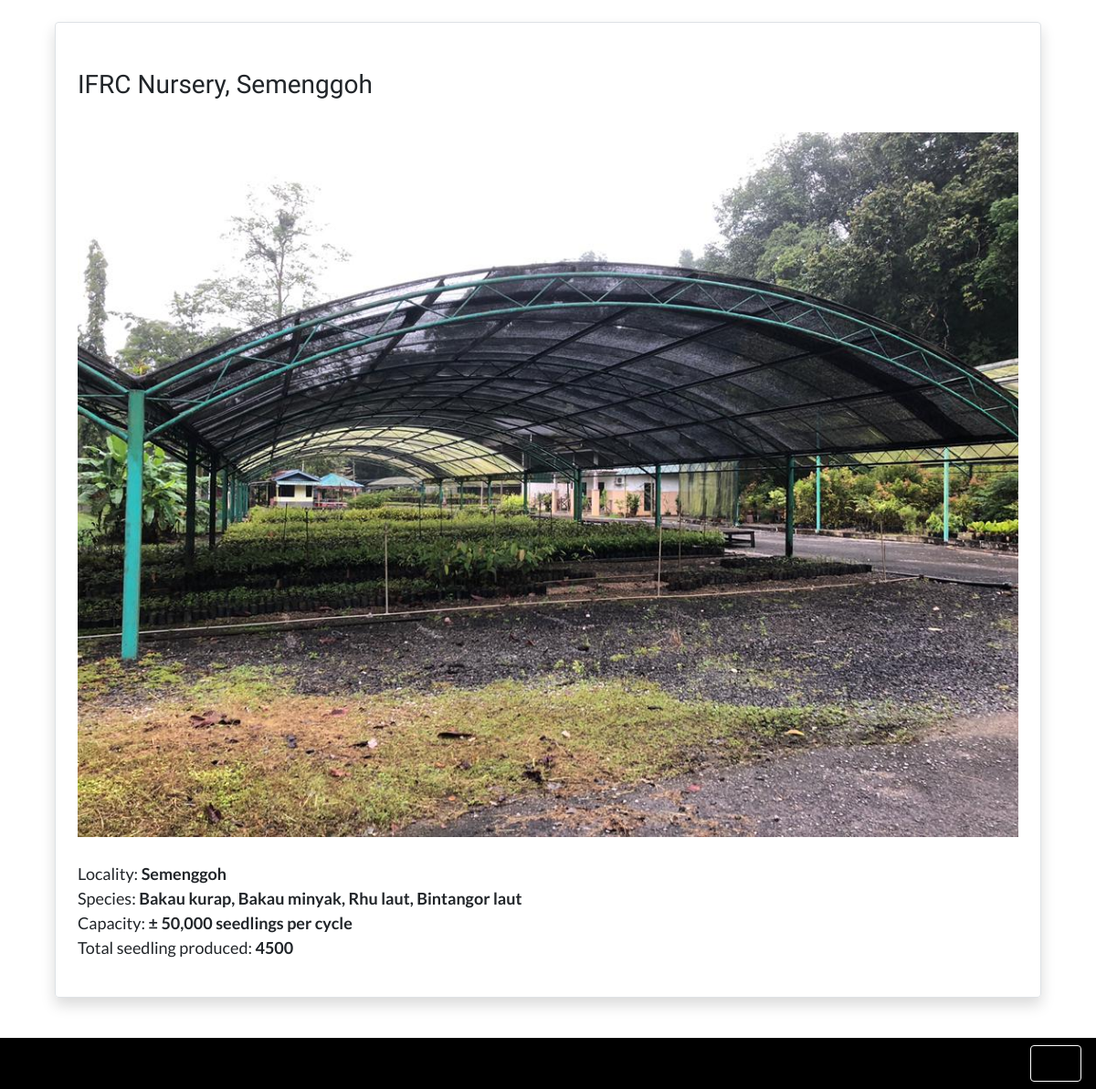
Screenshot of /nursery/nursery_detail/6 with the database file from the repository.
### nursery/models.py (models this page shows, shortened)
class Nursery(models.Model):
	date_input = models.DateTimeField(auto_now_add=True)
	name = models.CharField(max_length=100)
	locality = models.CharField(max_length=100)
	area_covered = models.FloatField()
	capacity = models.IntegerField()
	species = models.TextField()
	total_seedling = models.IntegerField()
	description = models.TextField()
	nursery_img = models.ImageField('Nursery Image', null=True, blank=True, upload_to='nursery_img')
	class Meta:
		ordering = ['-date_input']

### nursery/views.py (the view)
# urls.py: path('nursery_detail/<int:pk>', NurseryDetailView.as_view(), name='nursery_detail'),
class NurseryDetailView(DetailView):
	model = Nursery
	template_name = 'nursery/nursery_detail.html'

### nursery/templates/nursery/nursery_detail.html
{% extends 'base_en.html' %}
{% block content %}
<div class="custom-div fade-in mt-4 border rounded shadow p-4">
	<br>
	<h3>{{ nursery.name }}</h3>
	<br>
	<img class="w-100" src="{{ nursery.nursery_img.url }}">
	<ul class="list-unstyled">
		<br>
		<li>Locality: <strong>{{ nursery.locality }}</strong></li>
		<li>Species: <strong>{{ nursery.species }}</strong></li>
		<li>Capacity: <strong>± {{ nursery.capacity }},000 seedlings per cycle</strong></li>
		<li>Total seedling produced: <strong>{{ nursery.total_seedling }}</strong></li>
	</ul>
</div>
{% endblock %}

### jrlcd/static/css/main.css (style rules this page uses)
@media screen and (min-width: 600px) { .custom-div { margin: auto; width: 90%; } }
body { font-family: 'Lato', sans-serif; font-size: 18px; }
h1, h2, h3, h4, h5, h6 { font-family: 'Cardo', serif; }
li { list-style: none; }
.fade-in { animation: fadeIn linear 1s; -webkit-animation: fadeIn linear 1s; -moz-animation: fadeIn linear 1s; -o-animation: fadeIn linear 1s; -ms-animation: fadeIn linear 1s; }

### rows the page displays
Nursery: name "IFRC Nursery, Semenggoh", nursery_img (picture), locality "Semenggoh", species "Bakau kurap, Bakau minyak, Rhu laut, Bintangor laut", capacity "50", total_seedling "4500"
